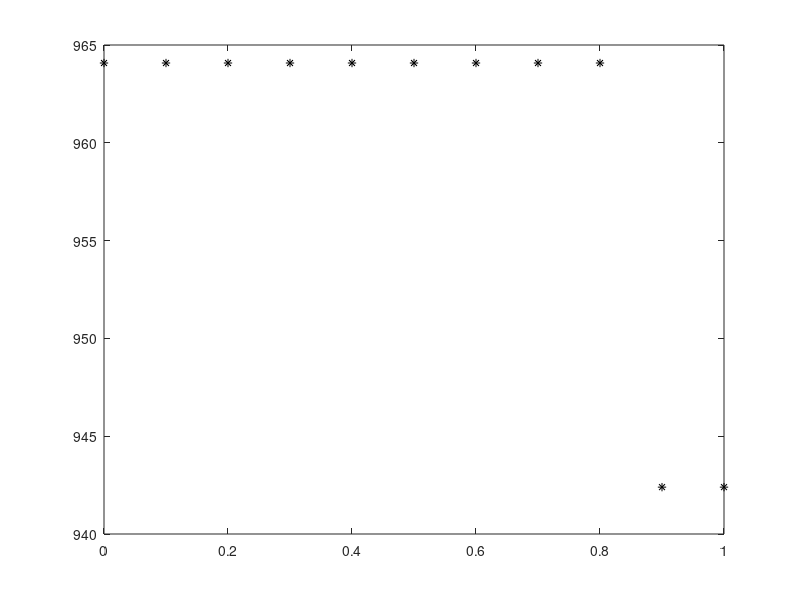

Here is the MATLAB script that generated this plot:
t__punto_f = [
    964.0792
    964.0792
    964.0792
    964.0792
    964.0792
    964.0792
    964.0792
    964.0792
    964.0792
    942.3962
    942.3962
    ];
p = 0:0.1:1;

plot(p, t__punto_f, 'k*');
    